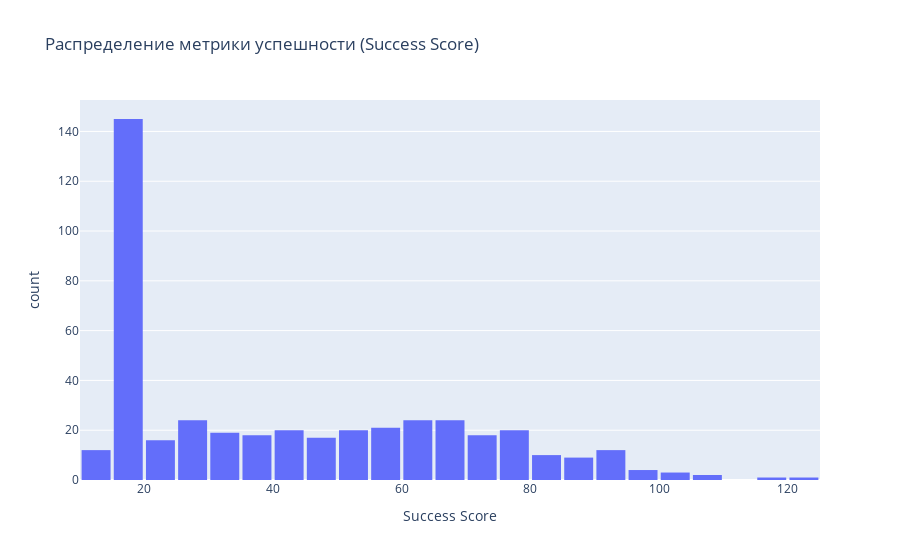
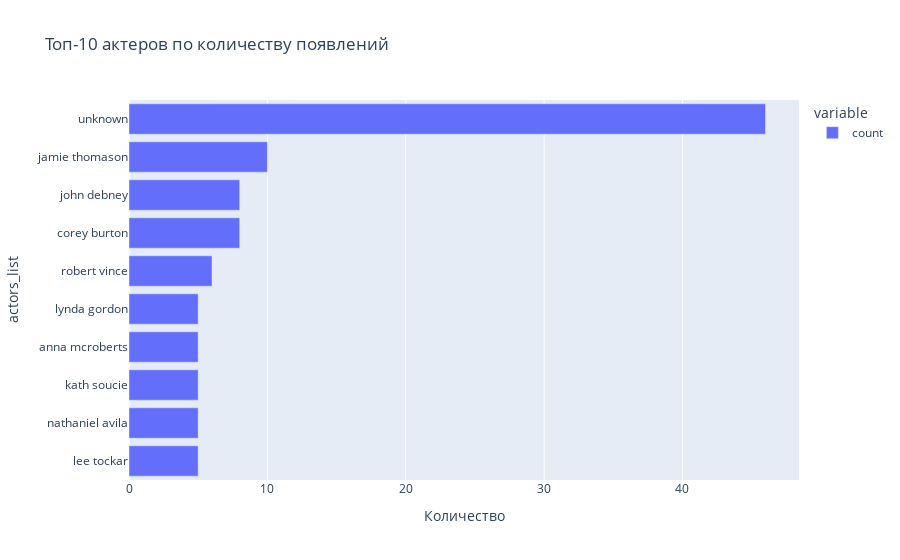
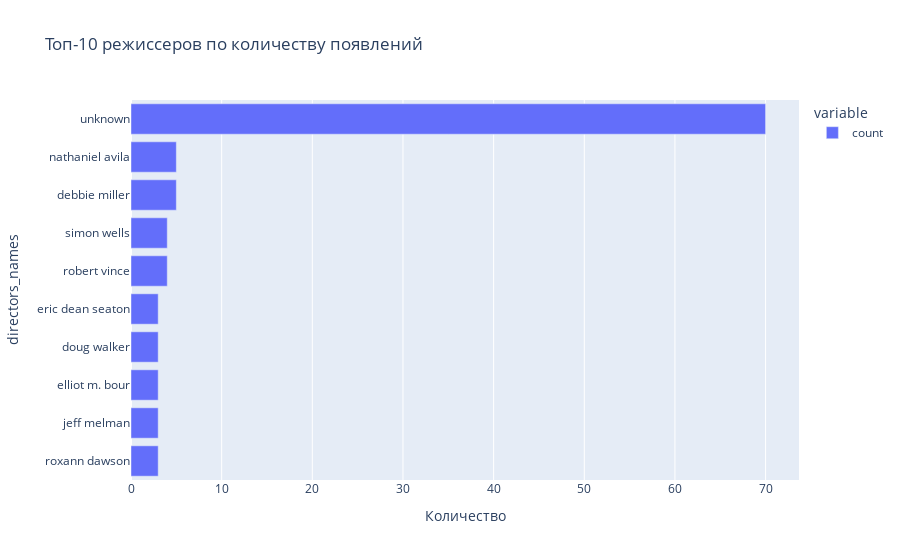
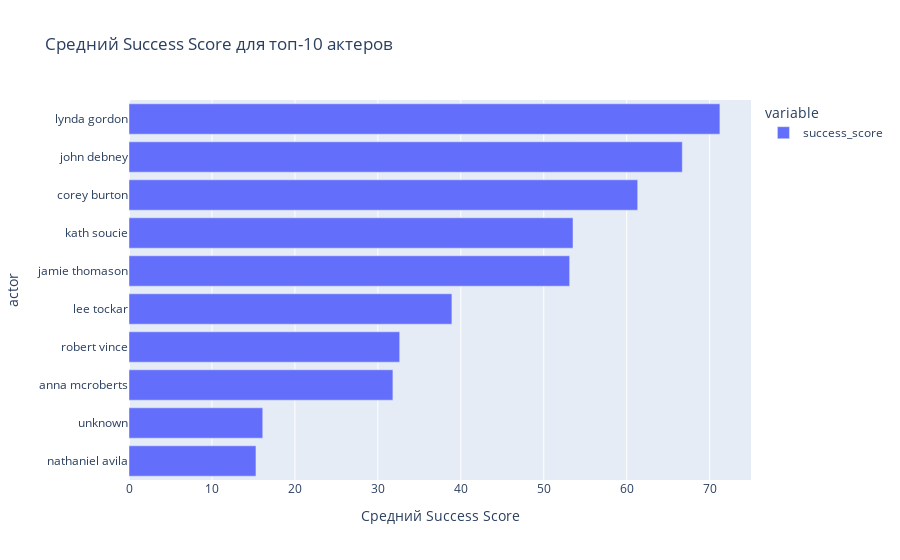

Source (notebook cell) for these figures, in order:
### Code cell
# --- 2.1. Метрика "Успешности" ---
fig1 = px.histogram(df, x='success_score', nbins=50, title='Распределение метрики успешности (Success Score)',
                    labels={'success_score': 'Success Score'})
fig1.update_layout(bargap=0.1)
fig1.show()

# --- 2.2. "Звездная сила" ---

# Актёры
actors_series = df['actors_list'].dropna().str.split(',').explode().str.strip()
top_actors = actors_series.value_counts().head(10)
fig2 = px.bar(top_actors.sort_values(), orientation='h', title='Топ-10 актеров по количеству появлений',
              labels={'value': 'Количество', 'index': 'Актер'})
fig2.show()

# Режиссеры
directors_series = df['directors_names'].dropna().str.split(',').explode().str.strip()
top_directors = directors_series.value_counts().head(10)
fig3 = px.bar(top_directors.sort_values(), orientation='h', title='Топ-10 режиссеров по количеству появлений',
              labels={'value': 'Количество', 'index': 'Режиссер'})
fig3.show()

# Средний success_score для топ-10 актеров
actor_success = df[['actors_list', 'success_score']].dropna()
actor_success = actor_success.assign(actor=actor_success['actors_list'].str.split(',')).explode('actor')
actor_success['actor'] = actor_success['actor'].str.strip()
actor_success = actor_success[actor_success['actor'].isin(top_actors.index)]
actor_success_mean = actor_success.groupby('actor')['success_score'].mean().sort_values()
fig4 = px.bar(actor_success_mean, orientation='h', title='Средний Success Score для топ-10 актеров',
              labels={'value': 'Средний Success Score', 'index': 'Актер'})
fig4.show()

# Средний success_score для топ-10 режиссеров
director_success = df[['directors_names', 'success_score']].dropna()
director_success = director_success.assign(director=director_success['directors_names'].str.split(',')).explode('director')
director_success['director'] = director_success['director'].str.strip()
director_success = director_success[director_success['director'].isin(top_directors.index)]
director_success_mean = director_success.groupby('director')['success_score'].mean().sort_values()
fig5 = px.bar(director_success_mean, orientation='h', title='Средний Success Score для топ-10 режиссеров',
              labels={'value': 'Средний Success Score', 'index': 'Режиссер'})
fig5.show()

# --- 2.3. Критический успех vs. Зрительская любовь ---

df['is_top_1000'] = df['is_top_1000'].map({'true': 'Входит в топ-1000', 'false': 'Не входит в топ-1000', True: 'Входит в топ-1000', False: 'Не входит в топ-1000'})
fig6 = px.violin(df, y='user rating score', x='is_top_1000', box=True, points='all',
                 title='User Rating Score: Топ-1000 IMDb vs. Остальные',
                 labels={'user rating score': 'User Rating Score', 'is_top_1000': 'Категория'})
fig6.show()

### Figure 1 — Plotly figure (JSON) as saved in the notebook; plotly's stock layout.template omitted (floating-point values rounded to 4 significant figures; data arrays with more than 128 entries replaced by an {"elided": "..."} marker saying what was removed)
{"data": [{"bingroup": "x", "hovertemplate": "Success Score=%{x}<br>count=%{y}<extra></extra>", "legendgroup": "", "marker": {"color": "#636efa", "pattern": {"shape": ""}}, "name": "", "nbinsx": 50, "orientation": "v", "showlegend": false, "type": "histogram", "x": {"elided": "440 float values"}, "xaxis": "x", "yaxis": "y"}], "layout": {"bargap": 0.1, "barmode": "relative", "legend": {"tracegroupgap": 0}, "title": {"text": "Распределение метрики успешности (Success Score)"}, "xaxis": {"anchor": "y", "domain": [0, 1], "title": {"text": "Success Score"}}, "yaxis": {"anchor": "x", "domain": [0, 1], "title": {"text": "count"}}}}

### Figure 2 — Plotly figure (JSON) as saved in the notebook; plotly's stock layout.template omitted (floating-point values rounded to 4 significant figures)
{"data": [{"hovertemplate": "variable=count<br>Количество=%{x}<br>actors_list=%{y}<extra></extra>", "legendgroup": "count", "marker": {"color": "#636efa", "pattern": {"shape": ""}}, "name": "count", "orientation": "h", "showlegend": true, "textposition": "auto", "type": "bar", "x": [5, 5, 5, 5, 5, 6, 8, 8, 10, 46], "xaxis": "x", "y": ["lee tockar", "nathaniel avila", "kath soucie", "anna mcroberts", "lynda gordon", "robert vince", "corey burton", "john debney", "jamie thomason", "unknown"], "yaxis": "y"}], "layout": {"barmode": "relative", "legend": {"title": {"text": "variable"}, "tracegroupgap": 0}, "title": {"text": "Топ-10 актеров по количеству появлений"}, "xaxis": {"anchor": "y", "domain": [0, 1], "title": {"text": "Количество"}}, "yaxis": {"anchor": "x", "domain": [0, 1], "title": {"text": "actors_list"}}}}

### Figure 3 — Plotly figure (JSON) as saved in the notebook; plotly's stock layout.template omitted (floating-point values rounded to 4 significant figures)
{"data": [{"hovertemplate": "variable=count<br>Количество=%{x}<br>directors_names=%{y}<extra></extra>", "legendgroup": "count", "marker": {"color": "#636efa", "pattern": {"shape": ""}}, "name": "count", "orientation": "h", "showlegend": true, "textposition": "auto", "type": "bar", "x": [3, 3, 3, 3, 3, 4, 4, 5, 5, 70], "xaxis": "x", "y": ["roxann dawson", "jeff melman", "elliot m. bour", "doug walker", "eric dean seaton", "robert vince", "simon wells", "debbie miller", "nathaniel avila", "unknown"], "yaxis": "y"}], "layout": {"barmode": "relative", "legend": {"title": {"text": "variable"}, "tracegroupgap": 0}, "title": {"text": "Топ-10 режиссеров по количеству появлений"}, "xaxis": {"anchor": "y", "domain": [0, 1], "title": {"text": "Количество"}}, "yaxis": {"anchor": "x", "domain": [0, 1], "title": {"text": "directors_names"}}}}

### Figure 4 — Plotly figure (JSON) as saved in the notebook; plotly's stock layout.template omitted (floating-point values rounded to 4 significant figures)
{"data": [{"hovertemplate": "variable=success_score<br>Средний Success Score=%{x}<br>actor=%{y}<extra></extra>", "legendgroup": "success_score", "marker": {"color": "#636efa", "pattern": {"shape": ""}}, "name": "success_score", "orientation": "h", "showlegend": true, "textposition": "auto", "type": "bar", "x": [15.3, 16.13, 31.81, 32.63, 38.92, 53.12, 53.53, 61.32, 66.7, 71.23], "xaxis": "x", "y": ["nathaniel avila", "unknown", "anna mcroberts", "robert vince", "lee tockar", "jamie thomason", "kath soucie", "corey burton", "john debney", "lynda gordon"], "yaxis": "y"}], "layout": {"barmode": "relative", "legend": {"title": {"text": "variable"}, "tracegroupgap": 0}, "title": {"text": "Средний Success Score для топ-10 актеров"}, "xaxis": {"anchor": "y", "domain": [0, 1], "title": {"text": "Средний Success Score"}}, "yaxis": {"anchor": "x", "domain": [0, 1], "title": {"text": "actor"}}}}
